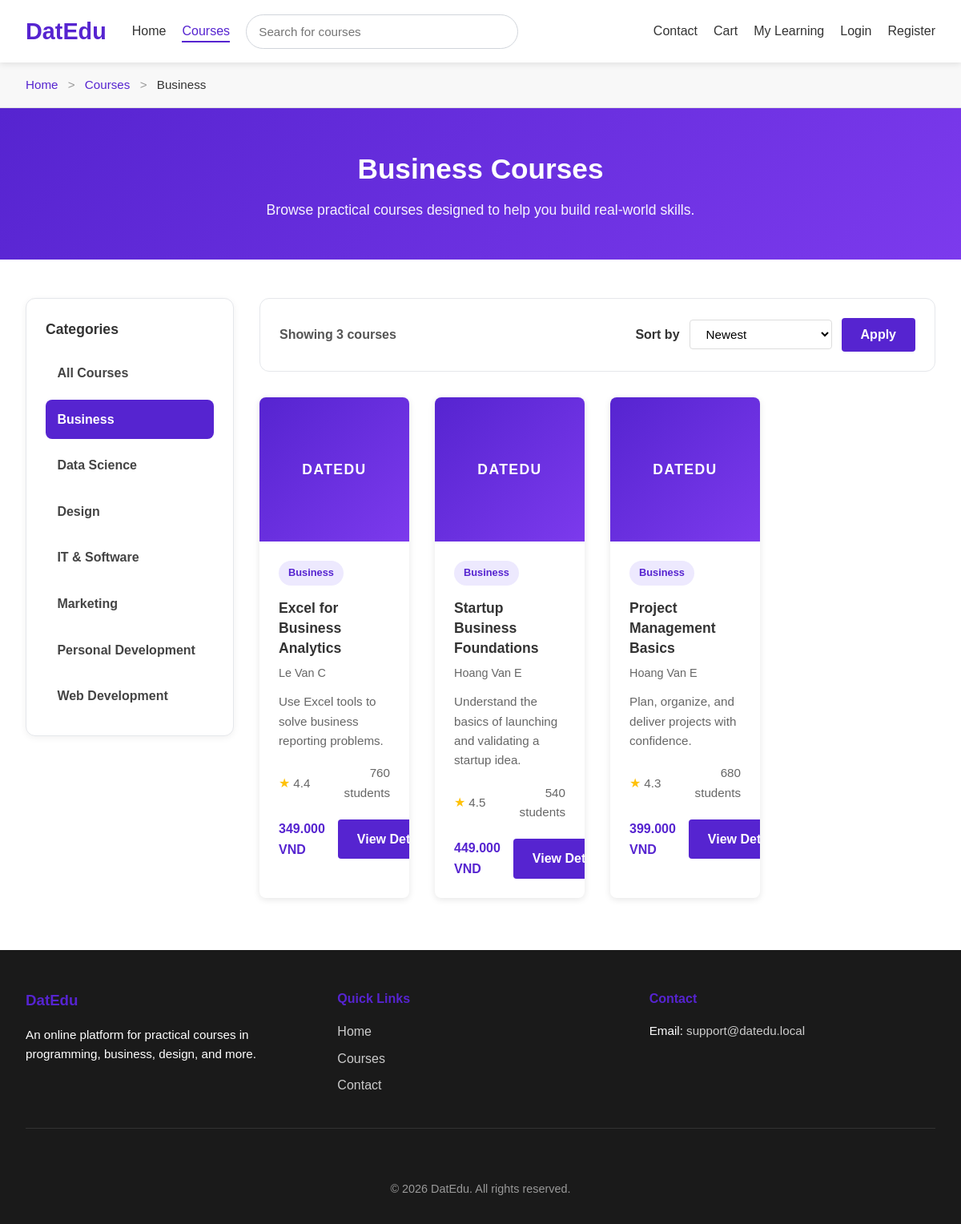
/public/courses.php?category=business, run on the app's committed database.
### tables this page shows
CREATE TABLE categories (
    category_id INT AUTO_INCREMENT PRIMARY KEY,
    parent_id INT NULL,
    name VARCHAR(100) NOT NULL,
    slug VARCHAR(120) NOT NULL,
    description TEXT NULL,
    created_at DATETIME NOT NULL DEFAULT CURRENT_TIMESTAMP,
    CONSTRAINT uq_categories_slug UNIQUE (slug),
    CONSTRAINT fk_categories_parent
        FOREIGN KEY (parent_id)
        REFERENCES categories(category_id)
        ON DELETE SET NULL
        ON UPDATE CASCADE
);

CREATE TABLE courses (
    course_id INT AUTO_INCREMENT PRIMARY KEY,
    category_id INT NOT NULL,
    instructor_id INT NOT NULL,
    title VARCHAR(200) NOT NULL,
    slug VARCHAR(220) NOT NULL,
    short_description VARCHAR(255) NOT NULL,
    description TEXT NULL,
    thumbnail VARCHAR(255) NULL,
    price DECIMAL(10,2) NOT NULL DEFAULT 0.00,
    level ENUM('Beginner', 'Intermediate', 'Advanced', 'All Levels') NOT NULL DEFAULT 'Beginner',
    duration_hours DECIMAL(5,2) NOT NULL DEFAULT 0.00,
    language VARCHAR(50) NOT NULL DEFAULT 'English',
    rating DECIMAL(2,1) NOT NULL DEFAULT 0.0,
    total_students INT NOT NULL DEFAULT 0,
    is_featured TINYINT(1) NOT NULL DEFAULT 0,
    status ENUM('draft', 'published') NOT NULL DEFAULT 'published',
    created_at DATETIME NOT NULL DEFAULT CURRENT_TIMESTAMP,
    updated_at DATETIME NULL DEFAULT NULL ON UPDATE CURRENT_TIMESTAMP,
    CONSTRAINT uq_courses_slug UNIQUE (slug),
    CONSTRAINT fk_courses_category
        FOREIGN KEY (category_id)
        REFERENCES categories(category_id)
        ON DELETE RESTRICT
        ON UPDATE CASCADE,
    CONSTRAINT fk_courses_instructor
        FOREIGN KEY (instructor_id)
        REFERENCES instructors(instructor_id)
        ON DELETE RESTRICT
        ON UPDATE CASCADE
);

CREATE TABLE instructors (
    instructor_id INT AUTO_INCREMENT PRIMARY KEY,
    full_name VARCHAR(100) NOT NULL,
    email VARCHAR(150) NULL,
    bio TEXT NULL,
    expertise VARCHAR(150) NULL,
    avatar VARCHAR(255) NULL,
    created_at DATETIME NOT NULL DEFAULT CURRENT_TIMESTAMP
);

### public/courses.php (called while the page is built, shortened)
<?php
require_once '../config/database.php';
require_once '../app/models/Category.php';
require_once '../app/models/Course.php';
require_once '../app/helpers/url.php';
$categorySlug = isset($_GET['category']) ? trim((string) $_GET['category']) : null;
$categorySlug = $categorySlug !== '' ? $categorySlug : null;
$allowedSorts = [
    'newest',
    'price_asc',
    'price_desc',
    'rating_desc',
    'title_asc',
    'popular',
];
$sort = isset($_GET['sort']) ? trim((string) $_GET['sort']) : 'newest';
$sort = in_array($sort, $allowedSorts, true) ? $sort : 'newest';
$page = isset($_GET['page']) ? (int) $_GET['page'] : 1;
$page = $page >= 1 ? $page : 1;
$limit = 8;
$categories = [];
$selectedCategory = null;
$courses = [];
$coursesError = '';
try {
    $pdo = getPDO();
    $categoryModel = new Category($pdo);
    $courseModel = new Course($pdo);
    $categories = $categoryModel->getAllCategories();
    if ($categorySlug !== null) {
        $selectedCategory = $categoryModel->getCategoryBySlug($categorySlug);
    }
    if ($coursesError === '') {
        $effectiveCategorySlug = $selectedCategory !== null ? $categorySlug : null;
        $totalCourses = $courseModel->countCourses($effectiveCategorySlug);
        $courses = $courseModel->getCourses($effectiveCategorySlug, $sort, $page, $limit);
    }
} catch (Throwable $exception) {
    $coursesError = 'We could not load courses right now.';
    error_log('DatEdu courses page error: ' . $exception->getMessage());
}
require_once '../app/views/pages/courses.view.php';
?>

### app/models/Category.php (called while the page is built)
<?php
class Category
{
    private PDO $pdo;
    public function __construct(PDO $pdo)
    {
        $this->pdo = $pdo;
    }
    public function getAllCategories(): array
    {
        $sql = "SELECT * FROM categories ORDER BY name ASC";
        $statement = $this->pdo->query($sql);
        return $statement->fetchAll();
    }
    public function getCategoryBySlug(string $slug): ?array
    {
        $sql = "SELECT * FROM categories WHERE slug = :slug LIMIT 1";
        $statement = $this->pdo->prepare($sql);
        $statement->execute(['slug' => $slug]);
        $category = $statement->fetch();
        return $category ?: null;
    }
}
?>

### app/models/Course.php (called while the page is built, shortened)
<?php
class Course
{
    private PDO $pdo;
    public function __construct(PDO $pdo)
    {
        $this->pdo = $pdo;
    }
    public function getCourses(?string $categorySlug = null, string $sort = 'newest', int $page = 1, int $limit = 8): array
    {
        $page = max(1, (int) $page);
        $limit = (int) $this->normalizeLimit($limit, 8);
        $offset = (int) (($page - 1) * $limit);
        $sortMap = [
            'newest' => 'c.created_at DESC',
            'price_asc' => 'c.price ASC',
            'price_desc' => 'c.price DESC',
            'rating_desc' => 'c.rating DESC',
            'title_asc' => 'c.title ASC',
            'popular' => 'c.total_students DESC',
        ];
        $orderBy = $sortMap[$sort] ?? $sortMap['newest'];
        $sql = "
            SELECT
                c.course_id,
                c.title,
                c.slug,
                c.short_description,
                c.thumbnail,
                c.price,
                c.level,
                c.duration_hours,
                c.language,
                c.rating,
                c.total_students,
                c.is_featured,
                c.created_at,
                cat.name AS category_name,
                cat.slug AS category_slug,
                i.full_name AS instructor_name
            FROM courses c
            INNER JOIN categories cat ON c.category_id = cat.category_id
            INNER JOIN instructors i ON c.instructor_id = i.instructor_id
            WHERE c.status = :status
        ";
        $params = ['status' => 'published'];
        if ($categorySlug !== null && $categorySlug !== '') {
            $sql .= " AND cat.slug = :category_slug";
            $params['category_slug'] = $categorySlug;
        }
        $sql .= " ORDER BY {$orderBy} LIMIT :limit OFFSET :offset";
        $statement = $this->pdo->prepare($sql);
        foreach ($params as $key => $value) {
            $statement->bindValue(':' . $key, $value);
        }
        $statement->bindValue(':limit', $limit, PDO::PARAM_INT);
        $statement->bindValue(':offset', $offset, PDO::PARAM_INT);
        $statement->execute();
        return $statement->fetchAll();
    }
    public function countCourses(?string $categorySlug = null): int
    {
        $sql = "
            SELECT COUNT(*) AS total_courses
            FROM courses c
            INNER JOIN categories cat ON c.category_id = cat.category_id
            WHERE c.status = :status
        ";
        $params = ['status' => 'published'];
        if ($categorySlug !== null && $categorySlug !== '') {
            $sql .= " AND cat.slug = :category_slug";
            $params['category_slug'] = $categorySlug;
        }
        $statement = $this->pdo->prepare($sql);
        foreach ($params as $key => $value) {
            $statement->bindValue(':' . $key, $value);
        }
        $statement->execute();
        return (int) $statement->fetchColumn();
    }
    private function normalizeLimit(int $limit, int $default = 8): int
    {
        return min($limit, 50);
    }
}
?>

### app/helpers/url.php (called while the page is built, shortened)
<?php
function base_url($path = '')
{
    $base = BASE_URL;
    if ($path !== '') {
        $path = ltrim($path, '/');
        $base = rtrim($base, '/') . '/' . $path;
    }
    return $base;
}
?>

### app/views/partials/course-card.php (the view, shortened to what this page needs)
<?php
$thumbnailPath = isset($course['thumbnail']) ? trim((string) $course['thumbnail']) : '';
$thumbnailPublicPath = ROOT_PATH . '/public/images/' . ltrim($thumbnailPath, '/');
$hasThumbnail = $thumbnailPath !== '' && file_exists($thumbnailPublicPath);
$priceText = number_format((float) ($course['price'] ?? 0), 0, ',', '.') . ' VND';
?>
<article class="course-card">
    <div class="course-thumbnail">
        <?php if ($hasThumbnail): ?>
            <img
                src="<?php echo htmlspecialchars(asset('images/' . ltrim($thumbnailPath, '/'))); ?>"
                alt="<?php echo htmlspecialchars($course['title'] ?? 'Course thumbnail'); ?>"
                class="course-thumbnail-image"
            >
        <?php else: ?>
            <div class="thumbnail-placeholder">
                <span class="placeholder-text">DatEdu</span>
            </div>
        <?php endif; ?>
    </div>
    <div class="course-info">
        <div class="course-card-top">
            <span class="course-category-badge"><?php echo htmlspecialchars($course['category_name'] ?? 'Course'); ?></span>
        </div>
        <h4 class="course-title"><?php echo htmlspecialchars($course['title'] ?? 'Untitled Course'); ?></h4>
        <p class="course-instructor"><?php echo htmlspecialchars($course['instructor_name'] ?? 'DatEdu Instructor'); ?></p>
        <p class="course-description-text"><?php echo htmlspecialchars($course['short_description'] ?? 'Course description coming soon.'); ?></p>
        <div class="course-meta">
            <div class="rating">
                <span class="stars">&#9733;</span>
                <span class="rating-value"><?php echo htmlspecialchars((string) ($course['rating'] ?? '0.0')); ?></span>
            </div>
            <span class="course-students"><?php echo number_format((int) ($course['total_students'] ?? 0)); ?> students</span>
        </div>
        <div class="course-footer">
            <span class="price"><?php echo htmlspecialchars($priceText); ?></span>
            <a href="<?php echo base_url('course-detail.php?slug=' . urlencode($course['slug'] ?? '')); ?>" class="btn btn-secondary course-card-link">View Details</a>
        </div>
    </div>
</article>

### app/views/pages/courses.view.php (shortened to what this page needs)
<?php
$heading = $selectedCategory !== null ? $selectedCategory['name'] . ' Courses' : 'All Online Courses';
$courseCountOnPage = count($courses);
$buildCoursesUrl = function (array $overrides = []) use ($categorySlug, $sort, $page) {
    $params = [];
    if ($categorySlug !== null && $categorySlug !== '') {
        $params['category'] = $categorySlug;
    }
    if ($sort !== 'newest') {
        $params['sort'] = $sort;
    }
    if ($page > 1) {
        $params['page'] = $page;
    }
    foreach ($overrides as $key => $value) {
        if ($value === null || $value === '' || $value === false) {
            unset($params[$key]);
        } else {
            $params[$key] = $value;
        }
    }
    $query = http_build_query($params);
    return base_url('courses.php' . ($query !== '' ? '?' . $query : ''));
};
$sortOptions = [
    'newest' => 'Newest',
    'price_asc' => 'Price: Low to High',
    'price_desc' => 'Price: High to Low',
    'rating_desc' => 'Highest Rated',
    'title_asc' => 'Title A-Z',
    'popular' => 'Most Popular',
];
?>
<main class="main-content">
    <?php require APP_PATH . '/views/partials/breadcrumb.php'; ?>
    <section class="page-header">
        <div class="page-header-container">
            <h1><?php echo htmlspecialchars($heading); ?></h1>
            <p>Browse practical courses designed to help you build real-world skills.</p>
        </div>
    </section>
    <section class="courses-catalog-section">
        <div class="courses-container">
            <div class="courses-catalog-layout">
                <aside class="courses-sidebar">
                    <div class="sidebar-card">
                        <h2 class="sidebar-title">Categories</h2>
                        <ul class="category-filter-list">
                            <li>
                                <a
                                    href="<?php echo $buildCoursesUrl(['category' => null, 'page' => null]); ?>"
                                    class="category-filter-link <?php echo $selectedCategory === null ? 'active' : ''; ?>"
                                >
                                    All Courses
                                </a>
                            </li>
                            <?php foreach ($categories as $category): ?>
                                <li>
                                    <a
                                        href="<?php echo $buildCoursesUrl(['category' => $category['slug'], 'page' => null]); ?>"
                                        class="category-filter-link <?php echo $selectedCategory !== null && $selectedCategory['slug'] === $category['slug'] ? 'active' : ''; ?>"
                                    >
                                        <?php echo htmlspecialchars($category['name']); ?>
                                    </a>
                                </li>
                            <?php endforeach; ?>
                        </ul>
                    </div>
                </aside>
                <div class="courses-main-area">
                    <section class="courses-toolbar courses-toolbar-panel">
                        <div class="toolbar-container">
                            <div class="courses-toolbar-content">
                                <p class="courses-count-text">Showing <?php echo $courseCountOnPage; ?> courses</p>
                                <form method="get" action="<?php echo base_url('courses.php'); ?>" class="courses-sort-form">
                                    <label for="sort" class="sort-label">Sort by</label>
                                    <select name="sort" id="sort" class="filter-select">
                                        <?php foreach ($sortOptions as $sortValue => $sortLabel): ?>
                                            <option value="<?php echo htmlspecialchars($sortValue); ?>" <?php echo $sort === $sortValue ? 'selected' : ''; ?>>
                                                <?php echo htmlspecialchars($sortLabel); ?>
                                            </option>
                                        <?php endforeach; ?>
                                    </select>
                                    <button type="submit" class="btn btn-secondary sort-submit-btn">Apply</button>
                                </form>
                            </div>
                        </div>
                    </section>
                    <?php if (!empty($courses)): ?>
                        <div class="courses-grid">
                            <?php foreach ($courses as $course): ?>
                                <?php require APP_PATH . '/views/partials/course-card.php'; ?>
                            <?php endforeach; ?>
                        </div>
                    <?php elseif ($coursesError === ''): ?>
                        <div class="courses-message courses-message-empty">
                            No courses found.
                        </div>
                    <?php endif; ?>
                </div>
            </div>
        </div>
    </section>
</main>

### data on the page
categories: name "Business Courses", name "Business"
categories: name "Data Science"
categories: name "Design"
categories: name "IT & Software"
categories: name "Marketing"
categories: name "Personal Development"
categories: name "Web Development"
courses: shows "DATEDU", category.name "Business", title "Excel for Business Analytics", instructor.full_name "Le Van C", short_description "Use Excel tools to solve business reporting problems.", rating "4.4", total_students "760", price "349.000 VND"
courses: shows "DATEDU", category.name "Business", title "Startup Business Foundations", instructor.full_name "Hoang Van E", short_description "Understand the basics of launching and validating a startup idea.", rating "4.5", total_students "540", price "449.000 VND"
courses: shows "DATEDU", category.name "Business", title "Project Management Basics", instructor.full_name "Hoang Van E", short_description "Plan, organize, and deliver projects with confidence.", rating "4.3", total_students "680", price "399.000 VND"

### other printed values
APP_NAME "DatEdu"
$item['label'] "Home"
$item['label'] "Courses"
$item['label'] "Business"
$courseCountOnPage "3"
form field sort "Newest"
